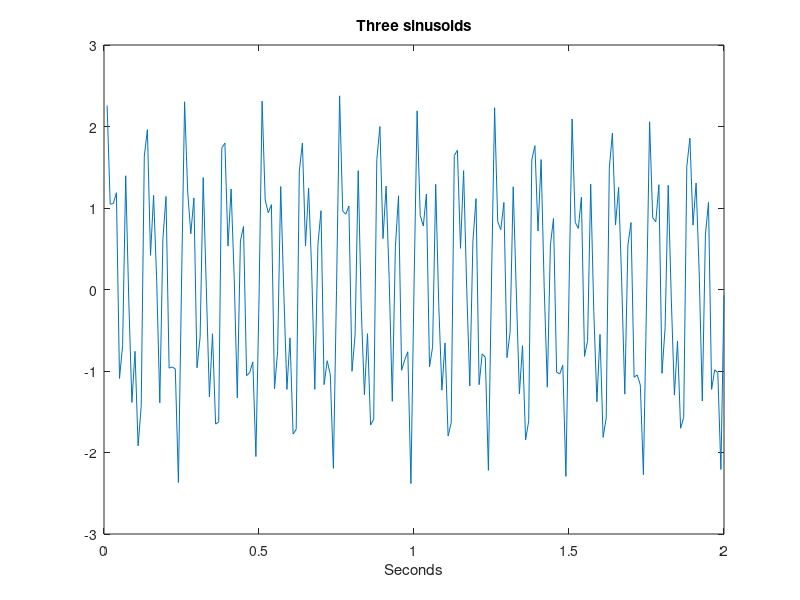

Source code (MATLAB): (Note: this script raises an error after producing the figure.)

% This script uses AR models to estimate the power spectrum of a time
% series composed of multiple sinusoids

% Parameters
N=200;  % Time points
fs=100; % Sampling frequency
t=[1:1:N]'/fs;  % Time vector

% Three sinusoids
f(1)=16;
f(2)=8;
f(3)=32;
x=zeros(N,1);
for i=1:3,
    x=x+sin(2*pi*f(i)*t);   % Sum
end
x=x+0.1*randn(N,1); % Add small Gaussian noise

% Plot signal
figure
plot(t,x);
xlabel('Seconds');
title('Three sinusoids');

% Fit AR models of increasing order
for p=1:10,
    disp(sprintf('Now fitting model with p=%d coefficients',p));
    ar=spm_ar (x,p,0);  
    logev(p)=ar.fm; % Store model evidence
end

% Normalise
logev=logev-min(logev); 

% Plot model evidence
figure
bar(logev);
ylabel('Log Evidence');
xlabel('Model order');

% Get spectral estimates from model with highest evidence (best model)
[max_log, max_p]=max(logev);
disp(sprintf('AR-%d model has highest evidence',max_p));
ar=spm_ar (x,max_p,0);  % AR model using optimal order

% Power spectrum from AR model
freq=[1:45];    % Range to evaluate
p=spm_ar_freq(ar,freq,fs);

% Plot
figure
plot(freq,p);
xlabel('Frequency');
ylabel('Power');